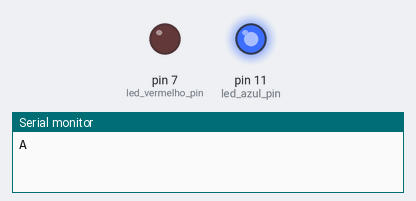
Bench run of a sketch on a simulated Arduino Uno, built with avr-gcc and run on an emulated ATmega328P. Parts: output pins drawn as LEDs (lit = HIGH), the last lines printed to the serial monitor.

Above: at 1.0 s.
At 18.0 s:
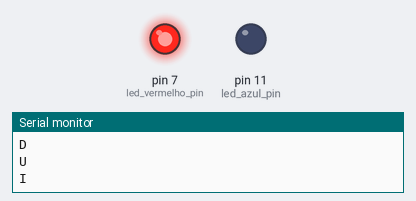
At 36.5 s:
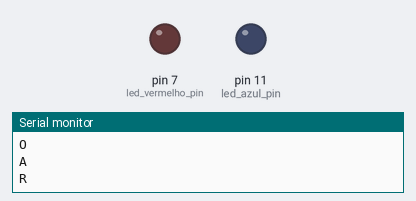
Timing chart, 0 to 37.7 s (numbered marks = the images above):
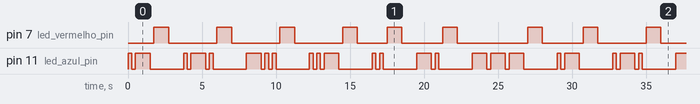

Measured:
- by itself, pin 11 (led_azul_pin): moves between LOW and HIGH, repeating every 29.0 s
- by itself, pin 7 (led_vermelho_pin): repeats every 29.0 s: 3 × (LOW 3.3 s, HIGH 1.0 s), LOW 2.0 s, HIGH 1.0 s, LOW 2.8 s, HIGH 1.0 s, LOW 4.8 s, HIGH 1.0 s, LOW 2.8 s, HIGH 1.0 s
- by itself, everything shown: repeats every 29.0 s, in 50 steps

The sketch:

002_basic_led_morse.ino
```cpp
int led_azul_pin = 11;
int led_vermelho_pin = 7;

int periodo_curto = 250;
int periodo_longo = 1000;
int apaga_led = 250;
int mudar_de_letra = 1000;

void setup() {
  Serial.begin(9600);

  pinMode(led_azul_pin, OUTPUT);
  pinMode(led_vermelho_pin, OUTPUT);
}

void loop() {

  // A
  Serial.println("A");
  acenderLed(led_azul_pin, periodo_curto);
  acenderLed(led_azul_pin, periodo_longo);
  mudaLetra();

  //R
  Serial.println("R");
  acenderLed(led_azul_pin, periodo_curto);
  acenderLed(led_azul_pin, periodo_longo);
  acenderLed(led_azul_pin, periodo_curto);
  mudaLetra();

  //D
  Serial.println("D");
  acenderLed(led_azul_pin, periodo_longo);
  acenderLed(led_azul_pin, periodo_curto);
  acenderLed(led_azul_pin, periodo_curto);
  mudaLetra();

  //U
  Serial.println("U");
  acenderLed(led_azul_pin, periodo_curto);
  acenderLed(led_azul_pin, periodo_curto);
  acenderLed(led_azul_pin, periodo_longo);
  mudaLetra();

  //I
  Serial.println("I");
  acenderLed(led_azul_pin, periodo_curto);
  acenderLed(led_azul_pin, periodo_curto);
  mudaLetra();

  //N
  Serial.println("N");
  acenderLed(led_azul_pin, periodo_longo);
  acenderLed(led_azul_pin, periodo_curto);
  mudaLetra();

  //O
  Serial.println("O");
  acenderLed(led_azul_pin, periodo_longo);
  acenderLed(led_azul_pin, periodo_longo);
  acenderLed(led_azul_pin, periodo_longo);
  mudaLetra();
}


void acenderLed(int _pin, int _tempo_espera)
{
  digitalWrite(_pin, HIGH);
  delay(_tempo_espera);

  digitalWrite(_pin, LOW);
  delay(apaga_led);
}

void mudaLetra()
{
  digitalWrite(led_vermelho_pin, HIGH);
  delay(mudar_de_letra);
  digitalWrite(led_vermelho_pin, LOW);
  delay(mudar_de_letra);
}
```
